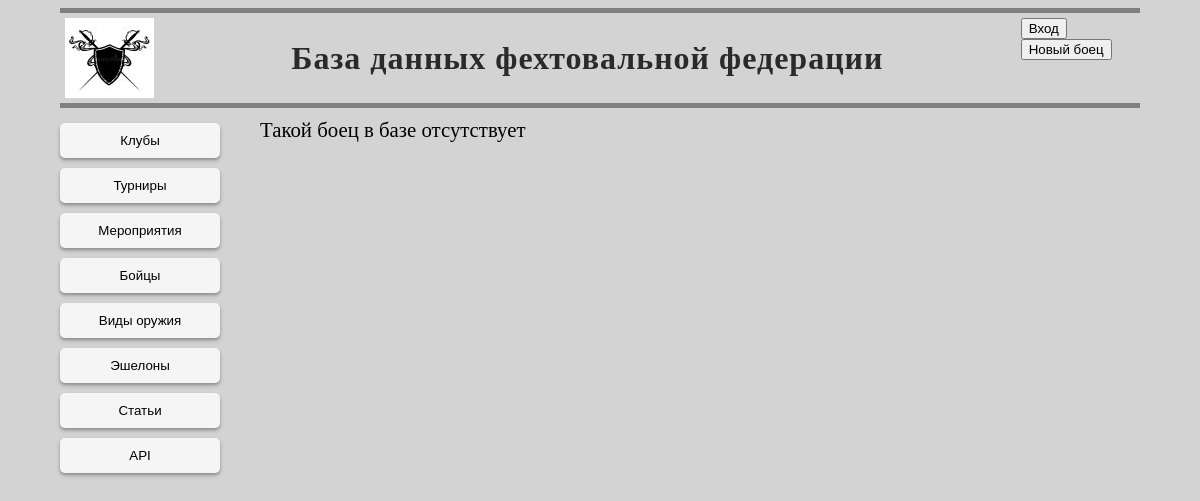
Page /fighters/4/ on the earlier database version.
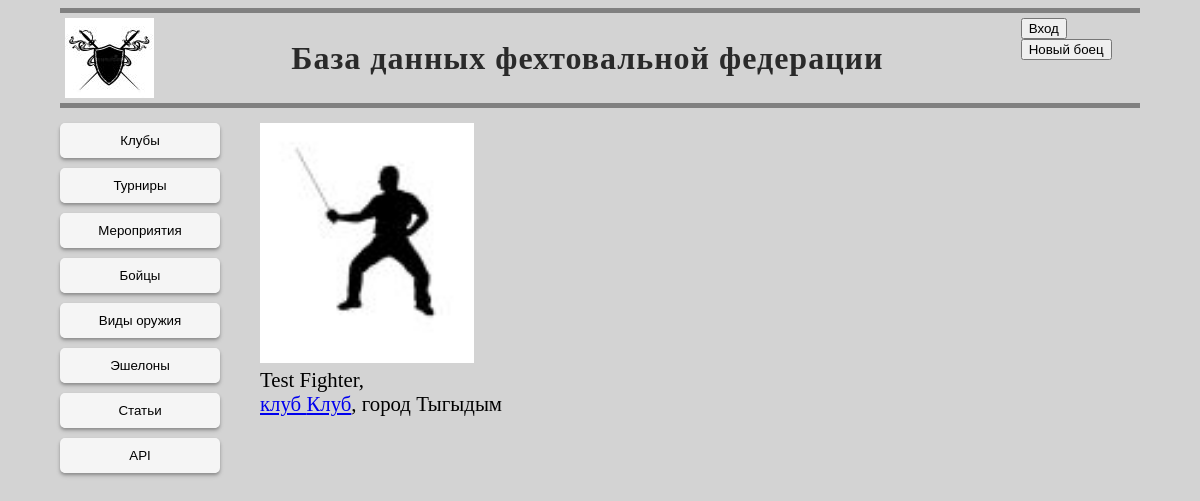
Same page on the later database version.
### mainpage/models.py (models this page shows, shortened)
class Fighters(models.Model):
    class Meta:
        verbose_name = 'Боец'
        verbose_name_plural = 'Бойцы'
    first_name = models.CharField(max_length=30, blank=False, null=False, verbose_name='Имя')
    middle_name = models.CharField(max_length=30, blank=True, null=True, verbose_name='Отчество')
    last_name = models.CharField(max_length=30, blank=False, null=False, verbose_name='Фамилия')
    userpic = models.ImageField(upload_to='images/userpics', null=True, blank=True)
    user = models.OneToOneField(User, blank=True, null=True, on_delete=models.SET_NULL, related_name='fighter')
    active = models.BooleanField(default=True)
    city = models.CharField(max_length=30, blank=False, null=False)
    email = models.EmailField(blank=True, null=True)
    current_club = models.ForeignKey(Clubs, on_delete=models.SET_NULL, blank=True, null=True, verbose_name='Клуб')
    date_of_birth = models.DateField(blank=True, null=True, verbose_name='Дата рождения')
    weapons = models.ManyToManyField(Weapons)
    division = models.ForeignKey(Divisions, default=get_default_division, on_delete=models.PROTECT)
    GENDER_CHOICES = [
        (GENDERS[0], 'Мужской'),
        (GENDERS[1], 'Женский'),
    ]
    gender = models.CharField(max_length=20, choices=GENDER_CHOICES)
    def get_userpic(self):
        if self.userpic and hasattr(self.userpic, 'url'):
            return self.userpic.url
        else:
            if self.gender == GENDERS[0]:
                return '/media/images/common/default-userpic-male.jpg'
            else:
                return '/media/images/common/default-userpic-female.jpg'

class Clubs(models.Model):
    class Meta:
        verbose_name = 'Клуб'
        verbose_name_plural = 'Клубы'
    owner = models.ForeignKey(User, on_delete=models.SET_NULL, blank=True, null=True, related_name='club_owner')
    managers = models.ManyToManyField(User, related_name='club_managers')
    long_name = models.CharField(max_length=200, blank=False, null=False,)
    short_name = models.CharField(max_length=50, blank=False, null=False,)
    city = models.CharField(max_length=30, blank=False, null=False,)
    emblem = models.ImageField(upload_to='images')
    description = models.TextField(blank=True, null=True)

### fighters/views.py (the view)
# urls.py: path('<int:pk>/', views.fighter_detail, name='fighter_detail'),
def fighter_detail(request, pk):
    try:
        fighter = Fighters.objects.get(id=pk, active=True)
        user_fighter = getattr(request.user, 'fighter', False)
        edit = False
        if user_fighter and user_fighter.id == pk:
            edit = True
        context = {
            'result': 1,
            'fighter': fighter,
            'edit': edit,
        }
    except Fighters.DoesNotExist:
        context = {
            'result': 0,
        }
    return render(request, 'fighters/fighter_details.html', context)

### templates/fighters/fighter_details.html (shortened to what this page needs)
{% extends  'base.html' %}
{% block main %}
{% if result %}
  <div>
    <img src="{{ fighter.get_userpic }}" alt="Ошибка при загрузке изображения" class="big_emblem">
  </div>
  <div>
    <div>{{ fighter.first_name }} {{ fighter.last_name }}, </div>
      {% if fighter.current_club %}
            <div><a href="../../clubs/{{ fighter.current_club.id }}/">клуб {{ fighter.current_club.short_name }}</a>, город {{ fighter.city }} </div>
      {% else %}
          <div> город {{ fighter.city }} </div>
      {% endif %}
  </div>
  {% else %}
  <div> Такой боец в базе отсутствует </div>
{% endif %}
{% endblock %}

Differences in the rows shown:
added Fighters: first_name "Test", last_name "Fighter", current_club.short_name "Клуб", city "Тыгыдым"
Other differences:
text no longer shown: "Такой боец в базе отсутствует"
text now shown: ", клуб , город"
